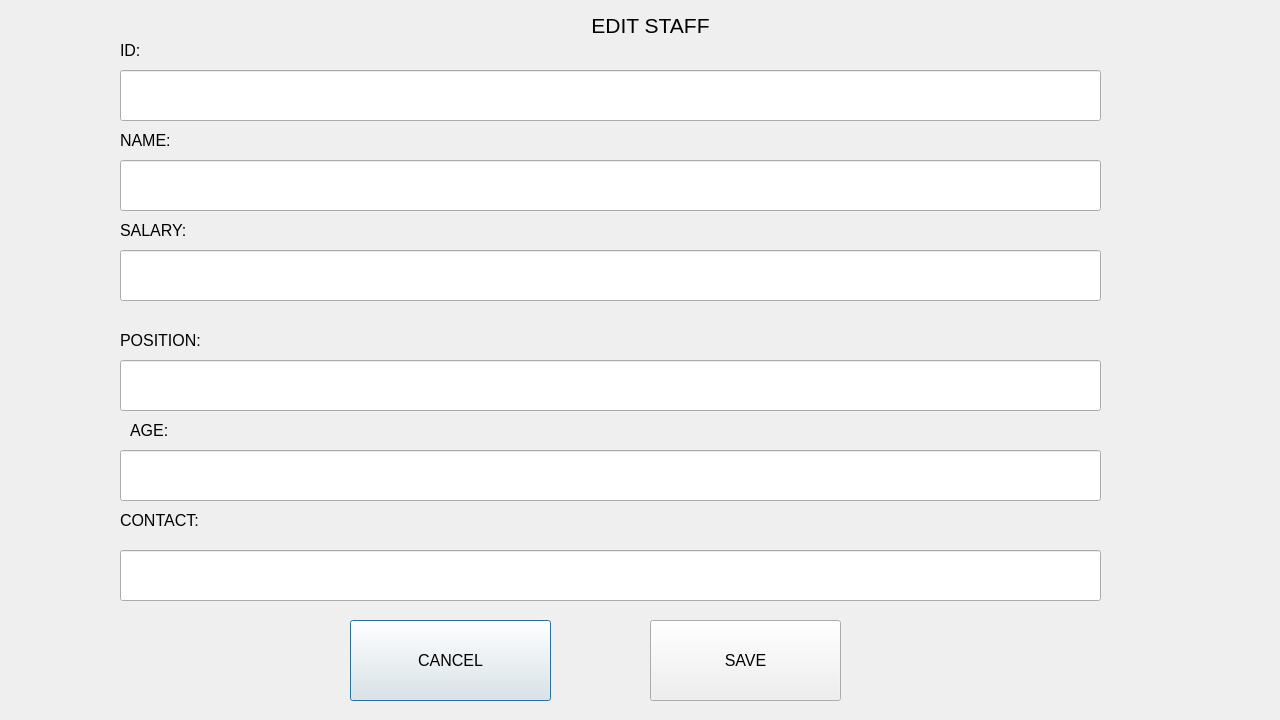
<?xml version="1.0" encoding="UTF-8"?>
<ui version="4.0">
 <class>editstaff</class>
 <widget class="QDialog" name="editstaff">
  <property name="geometry">
   <rect>
    <x>0</x>
    <y>0</y>
    <width>1280</width>
    <height>720</height>
   </rect>
  </property>
  <property name="font">
   <font>
    <family>Arial</family>
   </font>
  </property>
  <property name="windowTitle">
   <string>Dialog</string>
  </property>
  <widget class="QLabel" name="contact">
   <property name="geometry">
    <rect>
     <x>120</x>
     <y>510</y>
     <width>171</width>
     <height>20</height>
    </rect>
   </property>
   <property name="font">
    <font>
     <family>Arial</family>
     <pointsize>12</pointsize>
    </font>
   </property>
   <property name="text">
    <string>CONTACT:</string>
   </property>
  </widget>
  <widget class="QLabel" name="name">
   <property name="geometry">
    <rect>
     <x>120</x>
     <y>130</y>
     <width>81</width>
     <height>20</height>
    </rect>
   </property>
   <property name="font">
    <font>
     <family>Arial</family>
     <pointsize>12</pointsize>
    </font>
   </property>
   <property name="text">
    <string>NAME:</string>
   </property>
   <property name="textFormat">
    <enum>Qt::TextFormat::AutoText</enum>
   </property>
  </widget>
  <widget class="QPushButton" name="CANCEL">
   <property name="geometry">
    <rect>
     <x>350</x>
     <y>620</y>
     <width>201</width>
     <height>81</height>
    </rect>
   </property>
   <property name="font">
    <font>
     <family>Arial</family>
     <pointsize>12</pointsize>
     <italic>false</italic>
     <bold>false</bold>
    </font>
   </property>
   <property name="text">
    <string>CANCEL</string>
   </property>
  </widget>
  <widget class="QLineEdit" name="input_contact">
   <property name="geometry">
    <rect>
     <x>120</x>
     <y>550</y>
     <width>981</width>
     <height>51</height>
    </rect>
   </property>
   <property name="font">
    <font>
     <family>Arial</family>
     <pointsize>16</pointsize>
    </font>
   </property>
  </widget>
  <widget class="QLineEdit" name="input_id">
   <property name="geometry">
    <rect>
     <x>120</x>
     <y>70</y>
     <width>981</width>
     <height>51</height>
    </rect>
   </property>
   <property name="font">
    <font>
     <family>Arial</family>
     <pointsize>16</pointsize>
    </font>
   </property>
  </widget>
  <widget class="QLabel" name="id">
   <property name="geometry">
    <rect>
     <x>120</x>
     <y>40</y>
     <width>91</width>
     <height>21</height>
    </rect>
   </property>
   <property name="font">
    <font>
     <family>Arial</family>
     <pointsize>12</pointsize>
    </font>
   </property>
   <property name="text">
    <string>ID:</string>
   </property>
  </widget>
  <widget class="QPushButton" name="SAVE">
   <property name="geometry">
    <rect>
     <x>650</x>
     <y>620</y>
     <width>191</width>
     <height>81</height>
    </rect>
   </property>
   <property name="font">
    <font>
     <family>Arial</family>
     <pointsize>12</pointsize>
     <italic>false</italic>
     <bold>false</bold>
    </font>
   </property>
   <property name="text">
    <string>SAVE</string>
   </property>
  </widget>
  <widget class="QLineEdit" name="input_name">
   <property name="geometry">
    <rect>
     <x>120</x>
     <y>160</y>
     <width>981</width>
     <height>51</height>
    </rect>
   </property>
   <property name="font">
    <font>
     <family>Arial</family>
     <pointsize>16</pointsize>
    </font>
   </property>
  </widget>
  <widget class="QLabel" name="EDITSTAF">
   <property name="geometry">
    <rect>
     <x>330</x>
     <y>10</y>
     <width>641</width>
     <height>31</height>
    </rect>
   </property>
   <property name="font">
    <font>
     <family>Arial</family>
     <pointsize>16</pointsize>
     <italic>false</italic>
     <bold>false</bold>
    </font>
   </property>
   <property name="text">
    <string>EDIT STAFF</string>
   </property>
   <property name="alignment">
    <set>Qt::AlignmentFlag::AlignCenter</set>
   </property>
  </widget>
  <widget class="QLabel" name="SALARY">
   <property name="geometry">
    <rect>
     <x>120</x>
     <y>220</y>
     <width>111</width>
     <height>20</height>
    </rect>
   </property>
   <property name="font">
    <font>
     <family>Arial</family>
     <pointsize>12</pointsize>
    </font>
   </property>
   <property name="text">
    <string>SALARY:</string>
   </property>
  </widget>
  <widget class="QLineEdit" name="input_age">
   <property name="geometry">
    <rect>
     <x>120</x>
     <y>450</y>
     <width>981</width>
     <height>51</height>
    </rect>
   </property>
   <property name="font">
    <font>
     <family>Arial</family>
     <pointsize>16</pointsize>
    </font>
   </property>
  </widget>
  <widget class="QLineEdit" name="input_salary">
   <property name="geometry">
    <rect>
     <x>120</x>
     <y>250</y>
     <width>981</width>
     <height>51</height>
    </rect>
   </property>
   <property name="font">
    <font>
     <family>Arial</family>
     <pointsize>16</pointsize>
    </font>
   </property>
  </widget>
  <widget class="QLabel" name="position">
   <property name="geometry">
    <rect>
     <x>120</x>
     <y>330</y>
     <width>121</width>
     <height>20</height>
    </rect>
   </property>
   <property name="font">
    <font>
     <family>Arial</family>
     <pointsize>12</pointsize>
    </font>
   </property>
   <property name="text">
    <string>POSITION:</string>
   </property>
  </widget>
  <widget class="QLineEdit" name="input_position">
   <property name="geometry">
    <rect>
     <x>120</x>
     <y>360</y>
     <width>981</width>
     <height>51</height>
    </rect>
   </property>
   <property name="font">
    <font>
     <family>Arial</family>
     <pointsize>16</pointsize>
     <bold>false</bold>
    </font>
   </property>
  </widget>
  <widget class="QLabel" name="age">
   <property name="geometry">
    <rect>
     <x>130</x>
     <y>420</y>
     <width>121</width>
     <height>20</height>
    </rect>
   </property>
   <property name="font">
    <font>
     <family>Arial</family>
     <pointsize>12</pointsize>
    </font>
   </property>
   <property name="text">
    <string>AGE:</string>
   </property>
  </widget>
 </widget>
 <resources/>
 <connections/>
</ui>
